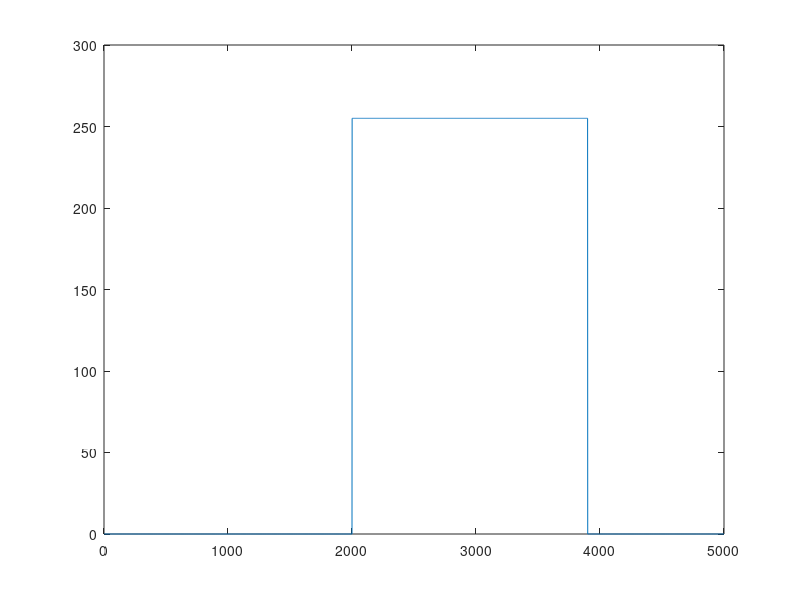
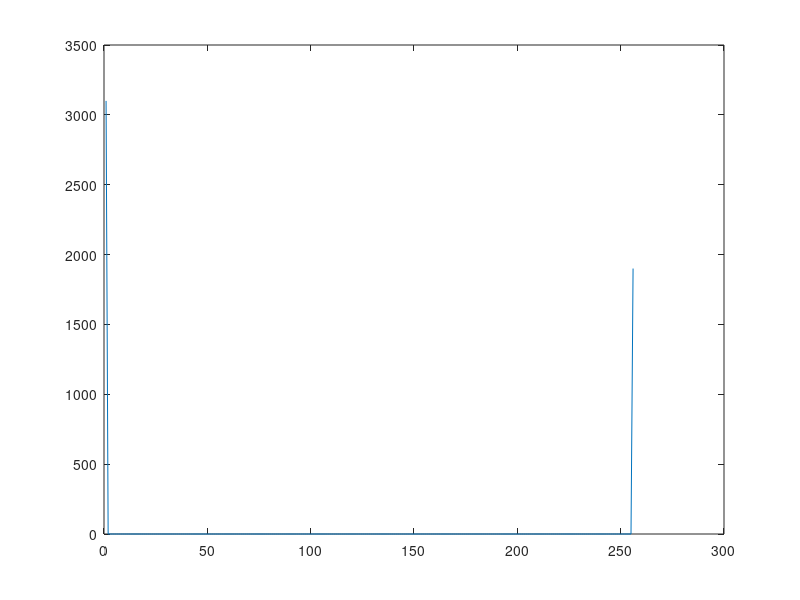

The MATLAB source for these figures, in order:
%    Copyright (C)  2019  Eladio Barrio Querol.
%    Permission is granted to copy, distribute and/or modify this document
%    under the terms of the GNU Free Documentation License, Version 1.3
%    or any later version published by the Free Software Foundation;
%    with no Invariant Sections, no Front-Cover Texts, and no Back-Cover Texts.
%% Parameters:
clear all, clc, close all
% ADC and input data oscilloscope acquisition
acquisition_rate = 50e3;%Hz
sampling_rate = 250e6;%Hz
top_period = 7600e-9;%s
top_samples_offset = 2000;
histogram_bins = 256;
trigger_bounds = 0;
%Calculated
samples_acquisition = sampling_rate/acquisition_rate;
top_samples = top_period*sampling_rate;
%% Signal generation
signal_template = cast(zeros(1,samples_acquisition), 'uint16');
for i = 1:top_samples
    signal_template(i+top_samples_offset) = 255;
end
figure(1)
plot(signal_template)
upper = histogram_bins;
lower = 1;
%% Histogram
signal = signal_template;
hist_array =zeros(1,histogram_bins);
for n=1:(length(signal))
    hist_array(1,signal(n)+1)=hist_array(1,signal(n)+1)+1; %add 1 into to corresponding bin
end
figure(2)
pause(1)
plot(hist_array)
%% Find the bounds
for i = 1:histogram_bins
    if(hist_array(i) > 0)
        low_bin = i;
        break;
    end
end
for i = histogram_bins:-1:1
    if(hist_array(i) > 0)
        high_bin = i;
        break;
    end
end
%% Slice histogram lower (l) and upper (u)
l_low_bin = low_bin;
l_high_bin = low_bin + floor((high_bin - low_bin)/2);
u_low_bin = l_high_bin;
u_high_bin = high_bin;
l_most_samples = 0;
u_most_samples = 0;
%Lower histogram
length_l_hist_array = (l_high_bin - l_low_bin);
l_hist_array = zeros(1,length_l_hist_array);
for n = 1 : length_l_hist_array
    l_hist_array(n) = hist_array(l_low_bin + n - 1);
    if (l_hist_array(n) > l_most_samples)
        l_most_samples = n;
    end
end
%Upper histogram
length_u_hist_array = (u_high_bin - u_low_bin);
u_hist_array = zeros(1,length_u_hist_array);
for n = 1 : length_u_hist_array
    u_hist_array(n) = hist_array(u_low_bin + n);
    if (u_hist_array(n) > u_most_samples)
        u_most_samples = n;
    end
end
dy = (upper - lower)/histogram_bins;
%% Method 1
l_max = l_most_samples;
u_max = u_most_samples;
flat_signal = lower + dy * (l_low_bin + l_max - 1.5)
top_signal = lower + dy * (u_low_bin + u_max - 1.5)